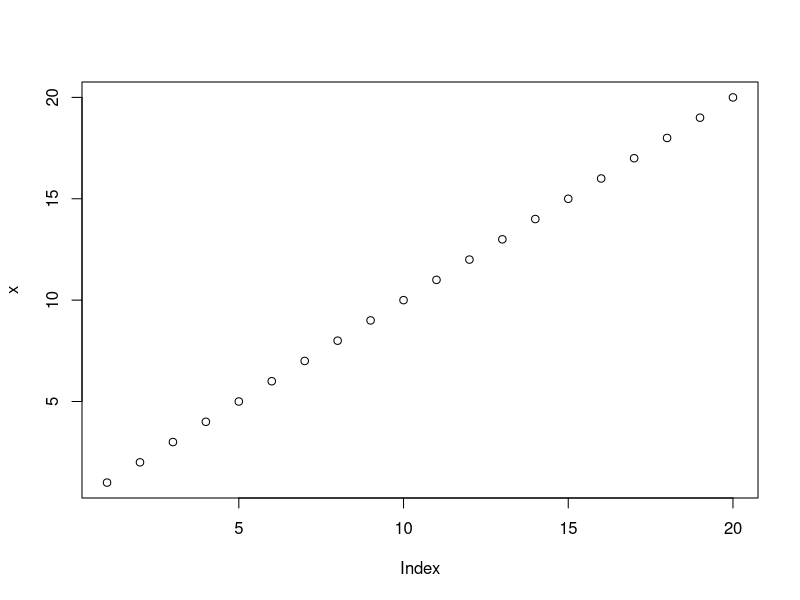
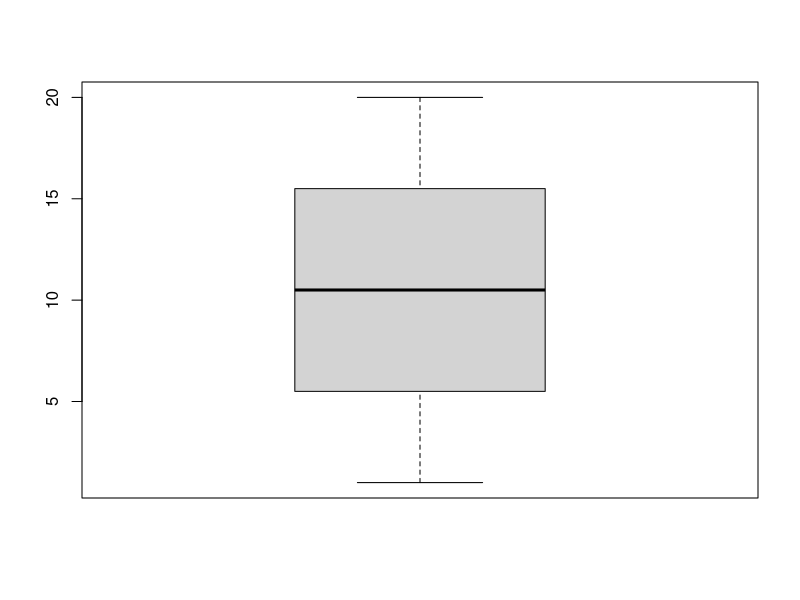
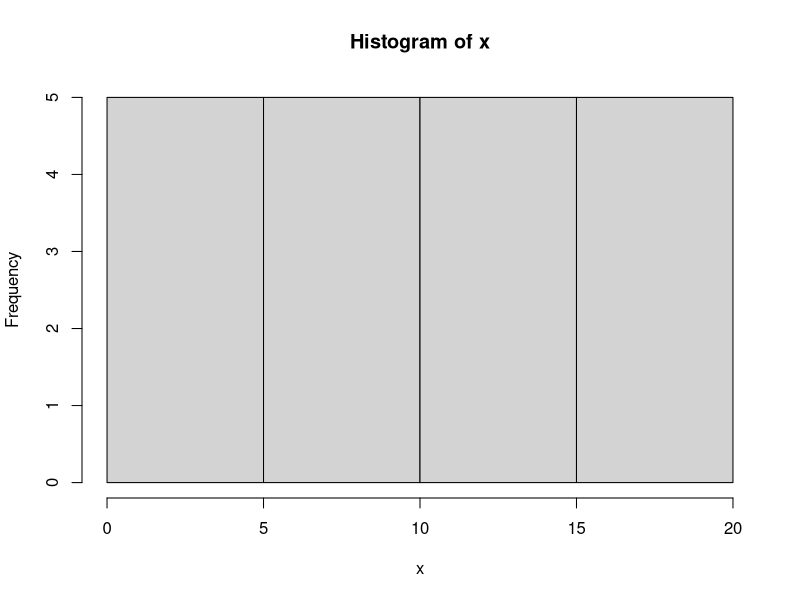
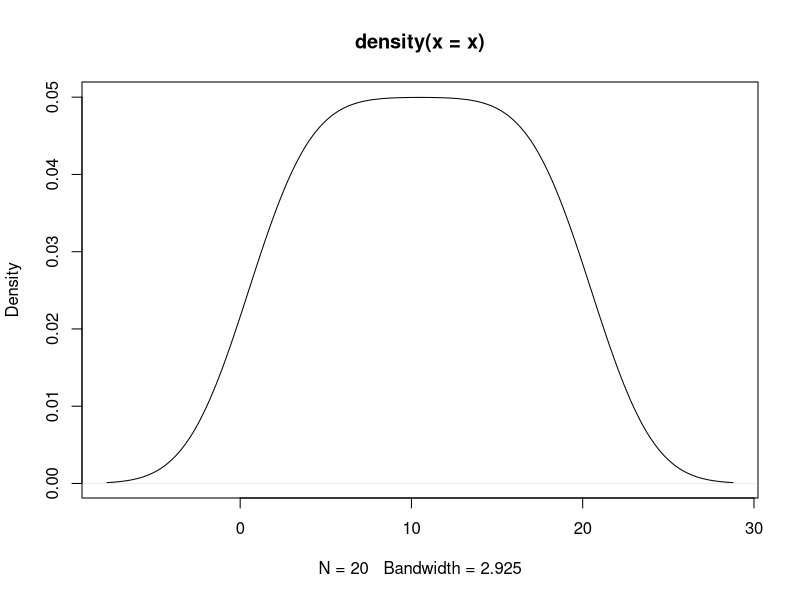
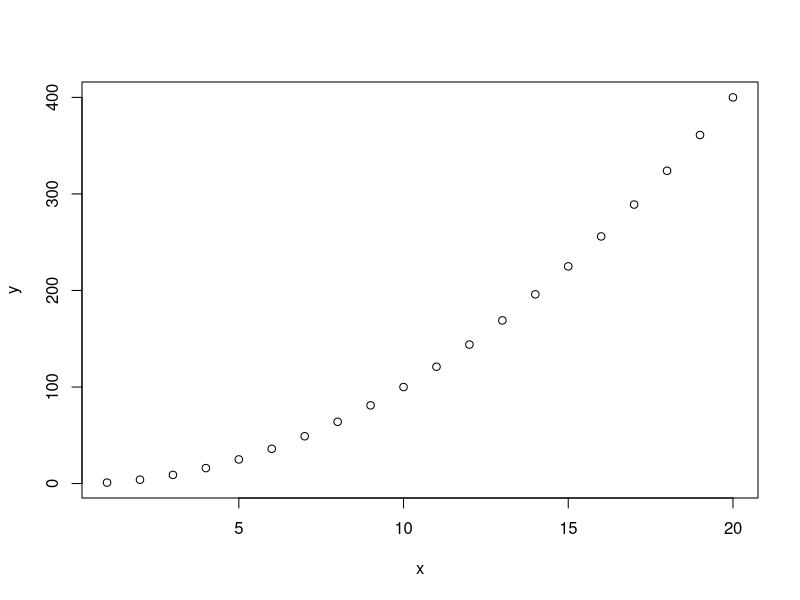
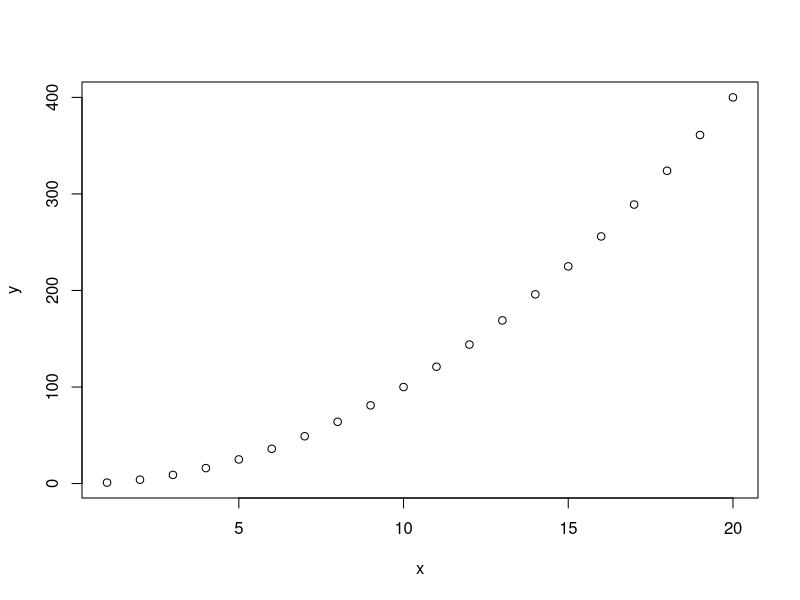
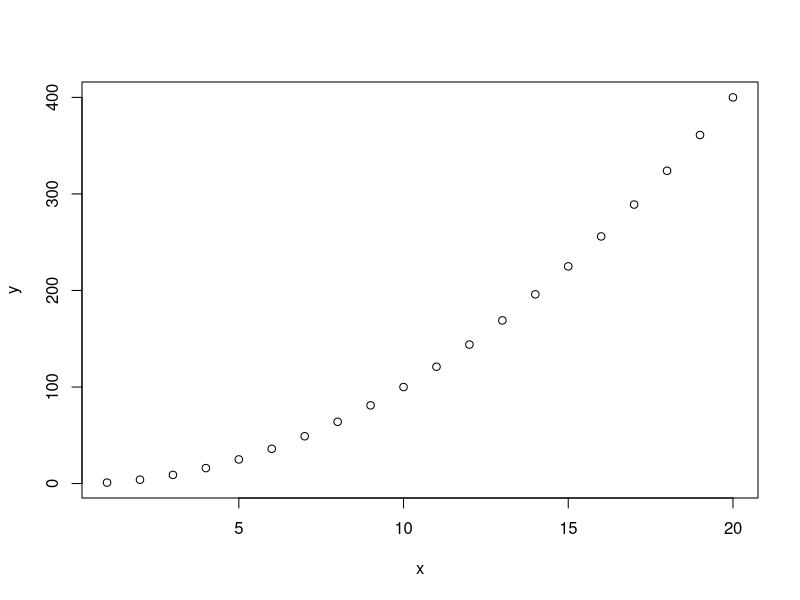
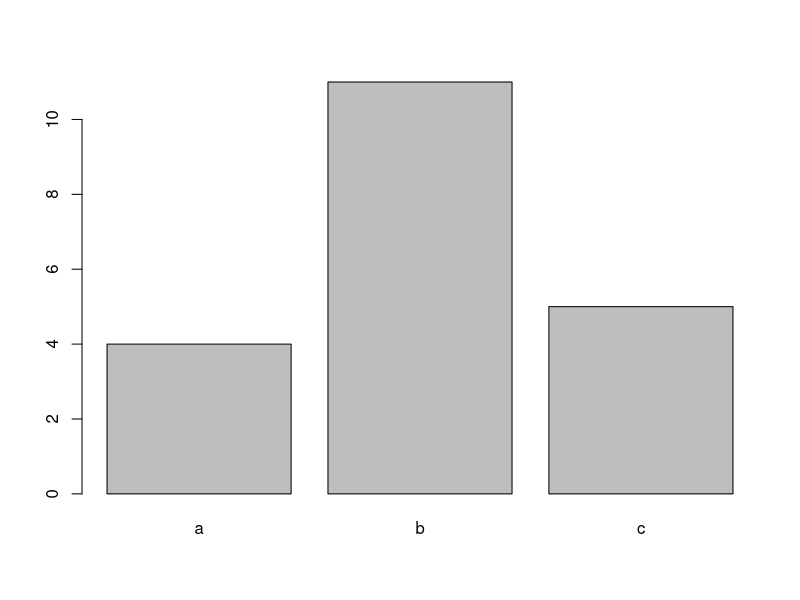

Generate these figures, in order, with R:
# Numeric

(x <- 1:20)

summary(x)
summary(x)[1]
summary(x)["Min."]

cut(x, 4)
table(cut(x, 4))
cut(x, c(0, 5, 10, 15, 20))
table(cut(x, c(0, 5, 10, 15, 20)))

plot(x)

boxplot(x)
hist(x)
plot(density(x))

(y <- x^2)

table(cut(x, 4), cut(y, 4))
table(cut(x, c(0, 5, 10, 15, 20)), cut(y, c(0, 100, 200, 300, 400)))

plot(x, y)
plot(y~x)

(df <- data.frame(x, y))
plot(df)

# Categorical

(f <- sample(factor(c("a", "b", "c")), 20, replace=T, set.seed(1234)))

table(f)
plot(f)

barplot(table(f))
pie(table(f))

plot(f, y)
plot(y~f)

(g <- sample(factor(c("a", "b", "c")), 20, replace=T, set.seed(4321)))

table(f, g)

margin.table(table(f, g))
margin.table(table(f, g), margin=1)
margin.table(table(f, g), margin=2)

addmargins(table(f, g))
addmargins(table(f, g), margin=1)
addmargins(table(f, g), margin=2)

prop.table(table(f, g))
addmargins(prop.table(table(f, g)))
prop.table(table(f, g), margin=1)
addmargins(prop.table(table(f, g), margin=1))
prop.table(table(f, g), margin=2)
addmargins(prop.table(table(f, g), margin=2))

xtabs(~ f + g)

plot(f, g)
barplot(table(f, g))

# Multi

(df <- data.frame(df, f, g))
plot(df)
pairs(df, panel=panel.smooth)

# Time Series

plot(y)

(yt <- ts(y))
plot(yt)

plot.ts(y)

# Add point and line

?points

df2 <- df[x>10,]
points(df2, col="red", pch=19)

lines(x, y, col="grey")
lines(x, fitted(lm(y~x)), col="blue", lty="dashed")

abline(v=mean(x), h=mean(y), col="purple", lty="dotted")
abline(lm(y~x), col="black")

# Graphic Parameters

?par

plot(x, y,
     main="Main Title",
     sub="Sub Title",
     xlab="xxx",
     ylab="yyy")

plot(x, y, las=0)
plot(x, y, las=1)
plot(x, y, las=2)
plot(x, y, las=3)

plot(x, y, bty="o")
plot(x, y, bty="n")
plot(x, y, bty="l")
plot(x, y, bty="[")
plot(x, y, bty="]")

plot(x, y, type="p")
plot(x, y, type="l")
plot(x, y, type="b")
plot(x, y, type="o")
plot(x, y, type="s")
plot(x, y, type="h")

plot(x, y, type="n")
grid()
lines(x, y, col="grey")
points(x, y, pch=19, col="red")

plot(x, y)
plot(x, y, xlim=c(0, 10), ylim=c(0, 100))

# Legend, Text

plot(x, y, type="l", col="red")
abline(h=200, col="blue")

legend("topleft", inset=.02, title="y~x",
       legend=c("red", "blue"),
       lty=c("solid", "solid"),
       col=c("red", "blue"))

text(2, 20, font=1, col="red", cex=1.0,
     labels="text1")
text(5, 50, font=3, col="blue", cex=1.2,
     labels="text2")

text(x, y, font=1, col="darkgrey", cex=1.0,
     labels=y)
text(x, y, font=1, col="black", cex=1.0, pos=1,
     labels=y)
text(x, y, font=1, col="yellow", cex=1.0, pos=2,
     labels=y)
text(x, y, font=1, col="skyblue", cex=1.0, pos=3,
     labels=y)
text(x, y, font=1, col="magenta", cex=1.0, pos=4,
     labels=y)

# Windows, Margins

windows()
windows(12, 8)

par("mai")

plot(x, y,
     main="Main Title",
     sub="Sub Title",
     xlab="xxx",
     ylab="yyy")

old_par <- par("mai"=c(1, 2, 3, 4))

plot(x, y,
     main="Main Title",
     sub="Sub Title",
     xlab="xxx",
     ylab="yyy")

par(old_par)

plot(x, y,
     main="Main Title",
     sub="Sub Title",
     xlab="xxx",
     ylab="yyy")

par("mai")

par("mar")
old_par <- par("mar"=c(1, 2, 3, 4))

plot(x, y,
     main="Main Title",
     sub="Sub Title",
     xlab="xxx",
     ylab="yyy")

par(old_par)

plot(x, y,
     main="Main Title",
     sub="Sub Title",
     xlab="xxx",
     ylab="yyy")

par("mar")

# Rows and Columns

par("mfrow")
par("mfrow"=c(2, 2))

plot(x)
plot(y)
plot(f)
plot(g)

par("mfrow"=c(1, 1))

par("mfcol")
par("mfcol"=c(2, 2))

plot(x)
plot(y)
plot(f)
plot(g)

par("mfcol"=c(1, 1))

# Function

plot(lm(y~x))

rm(list=ls())
